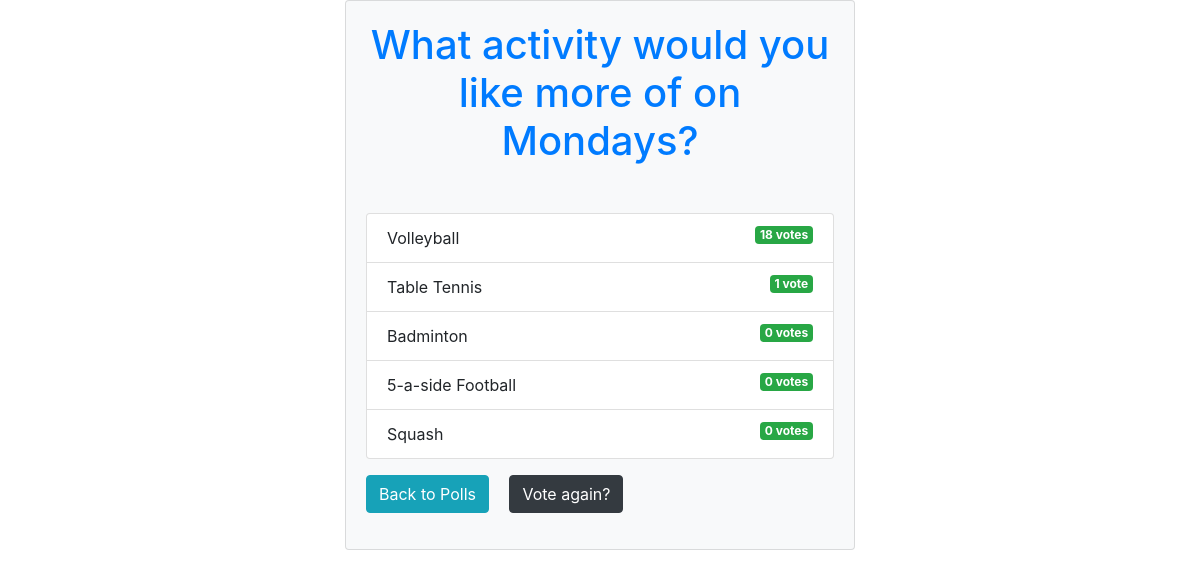
Screenshot of /votes/1/results with the database file from the repository.
### votes/models.py (models this page shows, shortened)
class Question(models.Model):
    question_text = models.CharField(max_length = 150)
    publish_date = models.DateTimeField('date published')

class Option(models.Model):
    question = models.ForeignKey(Question, on_delete = models.CASCADE) # using question as the foreign key when it's is deleted delete this too
    option_text = models.CharField(max_length = 150)
    votes = models.IntegerField(default = 0)

### votes/views.py (the view)
# urls.py: path('<int:question_id>/results', views.results, name = 'results'),
def results(request, question_id):
    obj = get_object_or_404(Question, pk = question_id)
    context = {'obj': obj}
    return render(request, 'votes/results.html', context)

### templates/votes/results.html
{% extends 'base.html' %} {% block content %}
<div class="container">
 <div class="card bg-light mb-5">
  <div class="card-body">
   <h1 class="card-title text-primary mb-5 text-center">
    {{ obj.question_text }}
   </h1>
   <ul class="list-group mb-3">
    {% for option in obj.option_set.all %}
    <li class="list-group-item">
     {{ option.option_text }}
     <span class="badge badge-success float-right">
      {{ option.votes }} vote{{ option.votes | pluralize }}
     </span>
    </li>
    {% endfor %}
   </ul>
   <div class="mb-3">
    <a href="{% url 'votes:Home' %}" class="btn btn-info mr-3">Back to Polls</a>
    <a href="{% url 'votes:detail' obj.id %}" class="btn btn-dark"
     >Vote again?</a
    >
   </div>
  </div>
 </div>
</div>
{% endblock content %}

### rows the page displays
Question: question_text "What activity would you like more of on Mondays?"
Option: option_text "Volleyball", votes "18", votes|pluralize "s"
Option: option_text "Table Tennis", votes "1"
Option: option_text "Badminton", votes "0", votes|pluralize "s"
Option: option_text "5-a-side Football", votes "0", votes|pluralize "s"
Option: option_text "Squash", votes "0", votes|pluralize "s"
